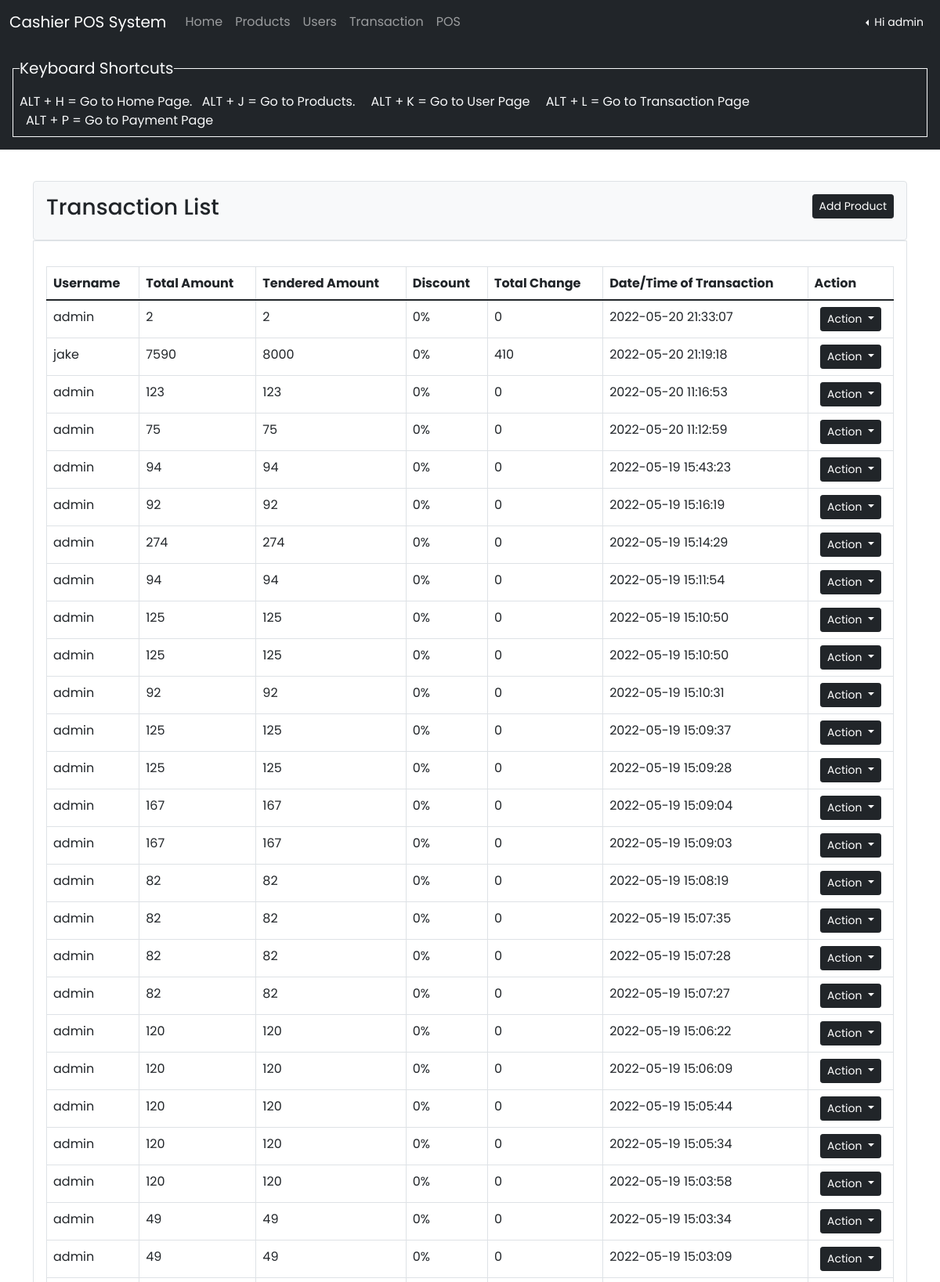
The page /transaction-list.php (signed in, upper part) on the database its author committed.
### tables this page shows
CREATE TABLE `user` (
  `ID` int(11) NOT NULL,
  `NAME` varchar(100) NOT NULL,
  `USERNAME` varchar(100) NOT NULL,
  `PASSWORD` varchar(100) NOT NULL,
  `TYPE` text NOT NULL,
  `DATE_CREATED` datetime NOT NULL DEFAULT current_timestamp()
);

CREATE TABLE `transaction_list` (
  `ID` int(11) NOT NULL,
  `USERNAME` varchar(100) NOT NULL,
  `TOTAL_AMOUNT` decimal(10,0) NOT NULL,
  `TENDERED_AMOUNT` decimal(10,0) NOT NULL,
  `DISCOUNT` int(11) DEFAULT NULL,
  `TOTAL_CHANGE` decimal(10,0) NOT NULL,
  `CREATED` datetime NOT NULL DEFAULT current_timestamp(),
  `MONTH` int(11) DEFAULT NULL,
  `YEAR` year(4) DEFAULT NULL
);

### transaction-list.php (the view, shortened to what this page needs)
<?php
    include_once('db_conn/db_conn.php');
?>
<html lang="en">
<head>
    <link href="https://cdn.jsdelivr.net/npm/bootstrap@5.1.3/dist/css/bootstrap.min.css" rel="stylesheet">
    <link rel="stylesheet" href="css/style2.css">
    <link rel="stylesheet" type="text/css" href="https://cdn.datatables.net/v/bs5/dt-1.11.5/datatables.min.css"/>
</head>
<body>
    <?php include 'navbar.php'; ?>
    <div class="container content">
        <div class="d-flex justify-content between border p-3 bg-light rounded ">
            <div class="title text-dark">
                <h3>Transaction List</h3>
            </div>
            <div class="add-product-btn ms-auto">
                <button class="btn btn-dark btn-sm"  data-bs-toggle="modal" data-bs-target="#addProducts">Add Product</button>
            </div>
        </div>
        <div class="product-list border rounded-bottom p-3">
            <div class="table-responsive">
            <table class="table table-bordered mt-3" id="dataTable">
                <thead>
                  <tr>
                    <th>Username</th>
                    <th>Total Amount</th>
                    <th>Tendered Amount</th>
                    <th>Discount</th>
                    <th>Total Change</th>
                    <th>Date/Time of Transaction</th>
                    <th>Action</th>
                  </tr>
                </thead>
                <tbody id="tableItem">
                  <?php
                    $sql = "SELECT * FROM transaction_list ORDER BY ID DESC";
                    $query = $conn->prepare($sql);
                    $query->execute();
                    $results = $query->fetchAll(PDO::FETCH_OBJ);
                    if($query->rowCount() > 0)
                    {
                      foreach($results as $result)
                    {
                  ?>
                  <tr>
                    <td><?php echo htmlentities($result->USERNAME);?></td>
                    <td><?php echo htmlentities($result->TOTAL_AMOUNT);?></td>
                    <td><?php echo htmlentities($result->TENDERED_AMOUNT);?></td>
                    <td><?php echo htmlentities($result->DISCOUNT);?>%</td>
                    <td><?php echo htmlentities($result->TOTAL_CHANGE);?></td>
                    <td><?php echo htmlentities($result->CREATED);?></td>
                    <td>
                    <div class="dropdown ms-auto">
                    <button type="button" class="btn btn-dark dropdown-toggle btn-sm mx-auto d-block" data-bs-toggle="dropdown">
                    Action
                    </button>
                    </div>
                  </td>
                  </tr>
                  <?php }} ?>
                </tbody>
              </table>
            </div>
        </div>
    </div>
</body>
</html>

### navbar.php (shortened to what this page needs)
<?php
include('db_conn/db_conn.php');
?>
<nav class="navbar navbar-expand-sm bg-dark navbar-dark position-relative top-0">
        <div class="container-fluid">
          <a class="navbar-brand" href="index.html">Cashier POS System</a>
          <div class="collapse navbar-collapse" id="collapsibleNavbar">
            <ul class="navbar-nav">
              <?php
                $email = $_SESSION['user'];
                $sql = "SELECT USERNAME,TYPE FROM user WHERE USERNAME=:email";
                $query = $conn->prepare($sql);
                $query->bindParam(':email', $email , PDO::PARAM_STR);
                $query->execute();
                $results = $query->fetchAll(PDO::FETCH_OBJ);
                if($query->rowCount() > 0)
                {
                  foreach($results as $result)
                {
              ?>
              <?php if($result->TYPE == 'Administrator') {?>
              <li class="nav-item">
                <a class="nav-link" href="home.php" accesskey="h">Home</a>
              </li>
              <li class="nav-item">
                <a class="nav-link" href="product-list.php" accesskey="j">Products</a>
              </li>
              <li class="nav-item">
                <a class="nav-link" href="user-list.php" accesskey="k">Users</a>
              </li>
              <li class="nav-item">
                <a class="nav-link" href="transaction-list.php" accesskey="l">Transaction</a>
              </li>
              <li class="nav-item">
                <a class="nav-link" href="pos-system.php" accesskey="p">POS</a>
              </li>
              <?php } ?>
              <?php }} ?>
            </ul>
                <?php
                $email = $_SESSION['user'];
                $sql = "SELECT * FROM user WHERE USERNAME=:email";
                $query = $conn->prepare($sql);
                $query->bindParam(':email', $email , PDO::PARAM_STR);
                $query->execute();
                $results = $query->fetchAll(PDO::FETCH_OBJ);
                if($query->rowCount() > 0)
                {
                  foreach($results as $result)
                {
                ?>
                <div class="dropdown dropstart ms-auto">
                    <button type="button" class="btn btn-dark dropdown-toggle btn-sm" data-bs-toggle="dropdown">
                    Hi <?php echo htmlentities($result->NAME); ?>
                    </button>
                </div>
          </div>
        </div>
    </nav>
    <div class="bg-dark text-white p-3">
		<div class="d-flex flex-row justify-content-center">
      <?php if($result->TYPE == 'Administrator') {?>
			<fieldset class="border border-light p-2 text-light ">
                    <legend class="text-light w-auto float-none fs-5">Keyboard Shortcuts</legend>
                    <label for="">ALT + H = Go to Home Page.</label>
                    <label for="" class="mx-2">ALT + J = Go to Products.</label>
                    <label for="" class="mx-2">ALT + K = Go to User Page</label>
                    <label for="" class="mx-2">ALT + L = Go to Transaction Page</label>
                    <label for="" class="mx-2">ALT + P = Go to Payment Page</label>
      </fieldset>
      <?php } ?>
		</div>
	</div>
  <?php }} ?>

### css/style2.css (style rules this page uses)
* { font-family: 'Poppins', sans-serif; }
.content { position: relative; top: 40px; }

### rows shown on the page
user: TYPE "Home", NAME "admin"
transaction_list: USERNAME "admin", TOTAL_AMOUNT "2", TENDERED_AMOUNT "2", DISCOUNT "0", TOTAL_CHANGE "0", CREATED "2022-05-20 21:33:07"
transaction_list: USERNAME "jake", TOTAL_AMOUNT "7590", TENDERED_AMOUNT "8000", DISCOUNT "0", TOTAL_CHANGE "410", CREATED "2022-05-20 21:19:18"
transaction_list: USERNAME "admin", TOTAL_AMOUNT "123", TENDERED_AMOUNT "123", DISCOUNT "0", TOTAL_CHANGE "0", CREATED "2022-05-20 11:16:53"
transaction_list: USERNAME "admin", TOTAL_AMOUNT "75", TENDERED_AMOUNT "75", DISCOUNT "0", TOTAL_CHANGE "0", CREATED "2022-05-20 11:12:59"
transaction_list: USERNAME "admin", TOTAL_AMOUNT "94", TENDERED_AMOUNT "94", DISCOUNT "0", TOTAL_CHANGE "0", CREATED "2022-05-19 15:43:23"
transaction_list: USERNAME "admin", TOTAL_AMOUNT "92", TENDERED_AMOUNT "92", DISCOUNT "0", TOTAL_CHANGE "0", CREATED "2022-05-19 15:16:19"
transaction_list: USERNAME "admin", TOTAL_AMOUNT "274", TENDERED_AMOUNT "274", DISCOUNT "0", TOTAL_CHANGE "0", CREATED "2022-05-19 15:14:29"
transaction_list: USERNAME "admin", TOTAL_AMOUNT "94", TENDERED_AMOUNT "94", DISCOUNT "0", TOTAL_CHANGE "0", CREATED "2022-05-19 15:11:54"
transaction_list: USERNAME "admin", TOTAL_AMOUNT "125", TENDERED_AMOUNT "125", DISCOUNT "0", TOTAL_CHANGE "0", CREATED "2022-05-19 15:10:50"
transaction_list: USERNAME "admin", TOTAL_AMOUNT "125", TENDERED_AMOUNT "125", DISCOUNT "0", TOTAL_CHANGE "0", CREATED "2022-05-19 15:10:50"
transaction_list: USERNAME "admin", TOTAL_AMOUNT "92", TENDERED_AMOUNT "92", DISCOUNT "0", TOTAL_CHANGE "0", CREATED "2022-05-19 15:10:31"
transaction_list: USERNAME "admin", TOTAL_AMOUNT "125", TENDERED_AMOUNT "125", DISCOUNT "0", TOTAL_CHANGE "0", CREATED "2022-05-19 15:09:37"
transaction_list: USERNAME "admin", TOTAL_AMOUNT "125", TENDERED_AMOUNT "125", DISCOUNT "0", TOTAL_CHANGE "0", CREATED "2022-05-19 15:09:28"
transaction_list: USERNAME "admin", TOTAL_AMOUNT "167", TENDERED_AMOUNT "167", DISCOUNT "0", TOTAL_CHANGE "0", CREATED "2022-05-19 15:09:04"
transaction_list: USERNAME "admin", TOTAL_AMOUNT "167", TENDERED_AMOUNT "167", DISCOUNT "0", TOTAL_CHANGE "0", CREATED "2022-05-19 15:09:03"
transaction_list: USERNAME "admin", TOTAL_AMOUNT "82", TENDERED_AMOUNT "82", DISCOUNT "0", TOTAL_CHANGE "0", CREATED "2022-05-19 15:08:19"
transaction_list: USERNAME "admin", TOTAL_AMOUNT "82", TENDERED_AMOUNT "82", DISCOUNT "0", TOTAL_CHANGE "0", CREATED "2022-05-19 15:07:35"
transaction_list: USERNAME "admin", TOTAL_AMOUNT "82", TENDERED_AMOUNT "82", DISCOUNT "0", TOTAL_CHANGE "0", CREATED "2022-05-19 15:07:28"
transaction_list: USERNAME "admin", TOTAL_AMOUNT "82", TENDERED_AMOUNT "82", DISCOUNT "0", TOTAL_CHANGE "0", CREATED "2022-05-19 15:07:27"
transaction_list: USERNAME "admin", TOTAL_AMOUNT "120", TENDERED_AMOUNT "120", DISCOUNT "0", TOTAL_CHANGE "0", CREATED "2022-05-19 15:06:22"
transaction_list: USERNAME "admin", TOTAL_AMOUNT "120", TENDERED_AMOUNT "120", DISCOUNT "0", TOTAL_CHANGE "0", CREATED "2022-05-19 15:06:09"
transaction_list: USERNAME "admin", TOTAL_AMOUNT "120", TENDERED_AMOUNT "120", DISCOUNT "0", TOTAL_CHANGE "0", CREATED "2022-05-19 15:05:44"
transaction_list: USERNAME "admin", TOTAL_AMOUNT "120", TENDERED_AMOUNT "120", DISCOUNT "0", TOTAL_CHANGE "0", CREATED "2022-05-19 15:05:34"
transaction_list: USERNAME "admin", TOTAL_AMOUNT "120", TENDERED_AMOUNT "120", DISCOUNT "0", TOTAL_CHANGE "0", CREATED "2022-05-19 15:03:58"
transaction_list: USERNAME "admin", TOTAL_AMOUNT "49", TENDERED_AMOUNT "49", DISCOUNT "0", TOTAL_CHANGE "0", CREATED "2022-05-19 15:03:34"
transaction_list: USERNAME "admin", TOTAL_AMOUNT "49", TENDERED_AMOUNT "49", DISCOUNT "0", TOTAL_CHANGE "0", CREATED "2022-05-19 15:03:09"
